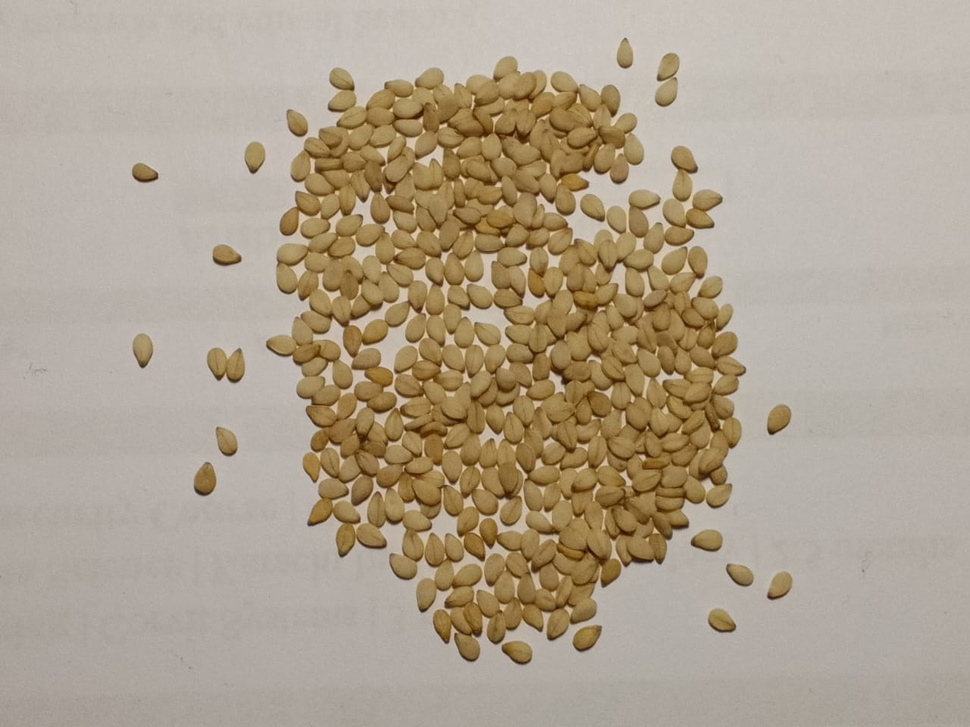
#> input picture data/Healthy/WhatsApp Image 2026-01-26 at 8.43.10 PM.jpeg, 970 x 727 px, shrunk from 1280 x 960 before the run
$ python prepare_yolo_data.py
#> lines starting #> are read from the running program, lines starting #| are printed output that depends on the picture; after the words box and inside, x2 and y2 are one past the last pixel; in counts of white or black regions, pixels touching at a corner belong together
#!/usr/bin/env python3
"""
Prepare YOLO format dataset from sesame seed images
Handles multi-seed images of same category
"""

import os
import cv2
import numpy as np
import shutil
import yaml
from pathlib import Path
import random
import sys

# Try to import tqdm with error handling
try:
    from tqdm import tqdm
except ImportError:
    print("Installing tqdm...")
    import subprocess
    subprocess.check_call([sys.executable, "-m", "pip", "install", "tqdm"])
    from tqdm import tqdm

class YOLODataPreparer:
    def __init__(self):
        self.base_dir = Path(".")
        self.data_dir = self.base_dir / "data"  # Original 60 images
        self.aug_dir = self.base_dir / "Augmented_Data"  # Your augmented data
        self.yolo_dir = self.base_dir / "yolov8"

        # YOLO class mapping
        self.classes = ['healthy', 'black', 'rain_damaged']
        self.class_to_id = {cls: idx for idx, cls in enumerate(self.classes)}

        # Map original folder names to YOLO classes
        self.folder_to_class = {
            'Healthy': 'healthy',
            'Black': 'black',
            'Rain Damage': 'rain_damaged'
        }

    def auto_detect_seeds(self, image):
        """
        Automatically detect individual seeds in an image using contour detection
        Returns list of [x_center, y_center, width, height] for each seed
        """
        # Convert to grayscale
        gray = cv2.cvtColor(image, cv2.COLOR_BGR2GRAY)

        # Apply Gaussian blur
        blurred = cv2.GaussianBlur(gray, (5, 5), 0)

        # Adaptive thresholding
        thresh = cv2.adaptiveThreshold(blurred, 255,
                                      cv2.ADAPTIVE_THRESH_GAUSSIAN_C,
                                      cv2.THRESH_BINARY_INV, 11, 2)

        # Morphological operations
        kernel = np.ones((3, 3), np.uint8)
        thresh = cv2.morphologyEx(thresh, cv2.MORPH_CLOSE, kernel)
        thresh = cv2.morphologyEx(thresh, cv2.MORPH_OPEN, kernel)

        # Find contours
        contours, _ = cv2.findContours(thresh, cv2.RETR_EXTERNAL, cv2.CHAIN_APPROX_SIMPLE)

        boxes = []
        img_height, img_width = image.shape[:2]

        for contour in contours:
            # Filter by area
            area = cv2.contourArea(contour)
            if area < 50:
                continue

            # Get bounding box
            x, y, w, h = cv2.boundingRect(contour)

            # Filter by aspect ratio
            aspect_ratio = w / h
            if aspect_ratio > 3 or aspect_ratio < 0.33:
                continue

            # Calculate center
            x_center = x + w / 2
            y_center = y + h / 2

            # Add padding
            w_padded = w * 1.2
            h_padded = h * 1.2

            # Ensure box stays within bounds
            x_center = max(w_padded/2, min(img_width - w_padded/2, x_center))
            y_center = max(h_padded/2, min(img_height - h_padded/2, y_center))

            boxes.append([x_center, y_center, w_padded, h_padded])

        # If no seeds detected, use default box
        if len(boxes) == 0:
            boxes.append([img_width/2, img_height/2, img_width*0.7, img_height*0.7])

        return boxes

    def process_image(self, image_path, class_name):
        """
        Process a single image and create YOLO annotations
        """
        # Read image
        img = cv2.imread(str(image_path))
        if img is None:
            print(f"Warning: Could not read image {image_path}")
            return None, None

        img_height, img_width = img.shape[:2]

        # Auto-detect seeds
        boxes = self.auto_detect_seeds(img)

        # Convert boxes to YOLO format (normalized)
        yolo_annotations = []
        for box in boxes:
            x_center, y_center, w, h = box

            # Normalize to 0-1
            x_norm = x_center / img_width
            y_norm = y_center / img_height
            w_norm = w / img_width
            h_norm = h / img_height

            # Clamp values
            x_norm = max(0, min(1, x_norm))
            y_norm = max(0, min(1, y_norm))
            w_norm = max(0, min(1, w_norm))
            h_norm = max(0, min(1, h_norm))

            yolo_annotations.append(f"{self.class_to_id[class_name]} {x_norm:.6f} {y_norm:.6f} {w_norm:.6f} {h_norm:.6f}")

        return img, yolo_annotations

    def create_dataset_split(self, use_augmented=True, train_split=0.8):
        """
        Create train/val split for YOLO training
        """
        # Create directories
        (self.yolo_dir / "images" / "train").mkdir(parents=True, exist_ok=True)
        (self.yolo_dir / "images" / "val").mkdir(parents=True, exist_ok=True)
        (self.yolo_dir / "labels" / "train").mkdir(parents=True, exist_ok=True)
        (self.yolo_dir / "labels" / "val").mkdir(parents=True, exist_ok=True)

        all_images = []

        # Process each class
        for folder_name, yolo_class in self.folder_to_class.items():
            print(f"\nProcessing {folder_name} -> {yolo_class}")

            # Original data
            class_dir = self.data_dir / folder_name
            image_files = list(class_dir.glob("*.jpg")) + list(class_dir.glob("*.jpeg"))

            # Add augmented data if available
            if use_augmented and (self.aug_dir / folder_name).exists():
                aug_files = list((self.aug_dir / folder_name).glob("*.jpg"))
                image_files.extend(aug_files)
                print(f"  Found {len(aug_files)} augmented images")

            print(f"  Total images: {len(image_files)}")

            # Process each image
            for img_path in tqdm(image_files, desc=f"  Processing"):
                # Generate unique filename
                unique_id = f"{yolo_class}_{img_path.stem}"

                # Process image
                img, annotations = self.process_image(img_path, yolo_class)
                if img is None:
                    continue

                # Decide train/val split
                is_train = random.random() < train_split
                split = "train" if is_train else "val"

                # Save image
                img_filename = f"{unique_id}.jpg"
                img_save_path = self.yolo_dir / "images" / split / img_filename
                cv2.imwrite(str(img_save_path), img)

                # Save annotations
                label_filename = f"{unique_id}.txt"
                label_save_path = self.yolo_dir / "labels" / split / label_filename

                with open(label_save_path, 'w') as f:
                    for ann in annotations:
                        f.write(ann + "\n")

                # Store for dataset info
                all_images.append({
                    'path': str(img_save_path),
                    'split': split,
                    'class': yolo_class,
                    'seed_count': len(annotations)
                })

        return all_images

    def create_dataset_yaml(self):
        """Create dataset.yaml configuration file for YOLO"""
        config = {
            'path': str(self.yolo_dir.absolute()),
            'train': 'images/train',
            'val': 'images/val',
            'nc': len(self.classes),
            'names': self.classes
        }

        yaml_path = self.yolo_dir / "dataset.yaml"
        with open(yaml_path, 'w') as f:
            yaml.dump(config, f, default_flow_style=False)

        print(f"\nCreated dataset config: {yaml_path}")
        return config

    def visualize_sample_annotations(self, num_samples=3):
        """Visualize annotations for debugging"""
        try:
            import matplotlib.pyplot as plt
            import matplotlib.patches as patches
        except ImportError:
            print("Matplotlib not installed. Skipping visualization.")
            return

        # Get some sample images
        train_images_dir = self.yolo_dir / "images" / "train"
        sample_images = list(train_images_dir.glob("*.jpg"))[:num_samples]

        if not sample_images:
            print("No images found for visualization")
            return

        fig, axes = plt.subplots(1, len(sample_images), figsize=(15, 5))
        if len(sample_images) == 1:
            axes = [axes]

        for idx, img_path in enumerate(sample_images):
            # Load image
            img = cv2.imread(str(img_path))
            img = cv2.cvtColor(img, cv2.COLOR_BGR2RGB)

            # Load annotations
            label_path = self.yolo_dir / "labels" / "train" / f"{img_path.stem}.txt"
            if label_path.exists():
                with open(label_path, 'r') as f:
                    annotations = f.readlines()

                # Draw image
                axes[idx].imshow(img)
                axes[idx].set_title(f"{img_path.stem}\n{len(annotations)} seeds")

                # Draw bounding boxes
                img_height, img_width = img.shape[:2]
                for ann in annotations:
                    parts = ann.strip().split()
                    if len(parts) == 5:
                        class_id, x_norm, y_norm, w_norm, h_norm = map(float, parts)

                        # Convert normalized to pixel coordinates
                        x_center = x_norm * img_width
                        y_center = y_norm * img_height
                        w = w_norm * img_width
                        h = h_norm * img_height

                        # Calculate top-left corner
                        x = x_center - w/2
                        y = y_center - h/2

                        # Create rectangle
                        rect = patches.Rectangle(
                            (x, y), w, h,
                            linewidth=2,
                            edgecolor='red',
                            facecolor='none'
                        )
                        axes[idx].add_patch(rect)

                        # Add class label
                        axes[idx].text(x, y-5, self.classes[int(class_id)],
                                     color='red', fontsize=8, backgroundcolor='white')

            axes[idx].axis('off')

        plt.tight_layout()
        plt.savefig('sample_annotations.jpg', dpi=150, bbox_inches='tight')
        plt.show()
        print("Saved visualization to: sample_annotations.jpg")

    def run(self, use_augmented=True):
        """Run the complete data preparation pipeline"""
        print("=" * 60)
        print("PREPARING YOLO DATASET FOR SESAME SEED DETECTION")
        print("=" * 60)

        # Step 1: Create dataset split
        print("\n1. Creating dataset split...")
        images_info = self.create_dataset_split(use_augmented=use_augmented)

        # Count statistics
        train_count = sum(1 for img in images_info if img['split'] == 'train')
        val_count = sum(1 for img in images_info if img['split'] == 'val')

        print(f"\nDataset Statistics:")
        print(f"  Total images: {len(images_info)}")
        print(f"  Training images: {train_count}")
        print(f"  Validation images: {val_count}")

        # Step 2: Create dataset YAML
        print("\n2. Creating dataset configuration...")
        self.create_dataset_yaml()

        # Step 3: Visualize samples
        print("\n3. Creating sample visualizations...")
        self.visualize_sample_annotations(num_samples=3)

        print("\n" + "=" * 60)
        print("DATA PREPARATION COMPLETE!")
        print("=" * 60)
        print(f"\nYour YOLO dataset is ready at: {self.yolo_dir}")
        print(f"\nNext steps:")
        print("1. Check sample annotations: sample_annotations.jpg")
        print("2. Train YOLO model: python src/train_yolo.py")
        print("3. Dataset config: yolov8/dataset.yaml")


def prepare_yolo_dataset():
    """Main function to run data preparation"""
    preparer = YOLODataPreparer()
    preparer.run(use_augmented=True)
#> in process_image, img is the input picture: shape (727, 970, 3); mean B, G, R 142.7, 161.5, 174.6
#> in auto_detect_seeds, `gray = cv2.cvtColor(image, cv2.COLOR_BGR2GRAY)`:
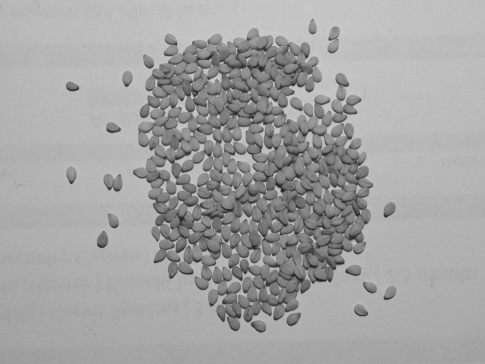
#> gray: shape (727, 970) (shown at 1/2 size); min 19, max 215, mean 163.1
#> in auto_detect_seeds, `thresh = cv2.adaptiveThreshold(blurred, 255, cv2.ADAPTIVE_THRESH_GAUSS..`:
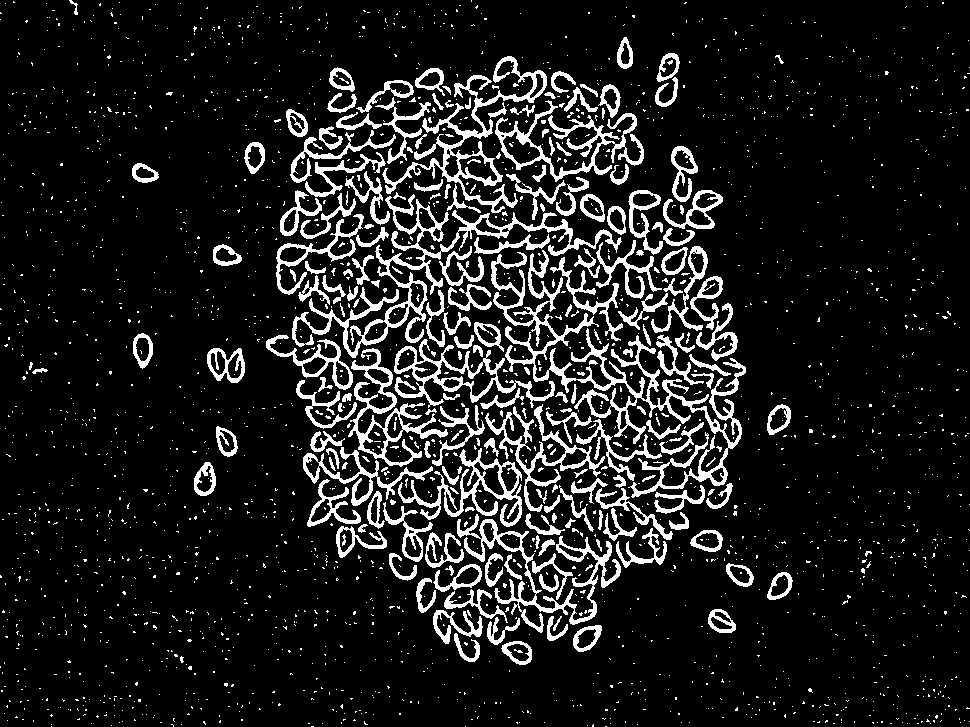
#> thresh: shape (727, 970); 11.4% white; 2440 white regions (2231 under 20 px), largest, box (x1, y1, x2, y2) and area: (491, 250, 746, 498) 7740, (292, 194, 622, 358) 5396, (382, 56, 547, 213) 3625
#> in auto_detect_seeds, `thresh = cv2.morphologyEx(thresh, cv2.MORPH_CLOSE, kernel)`:
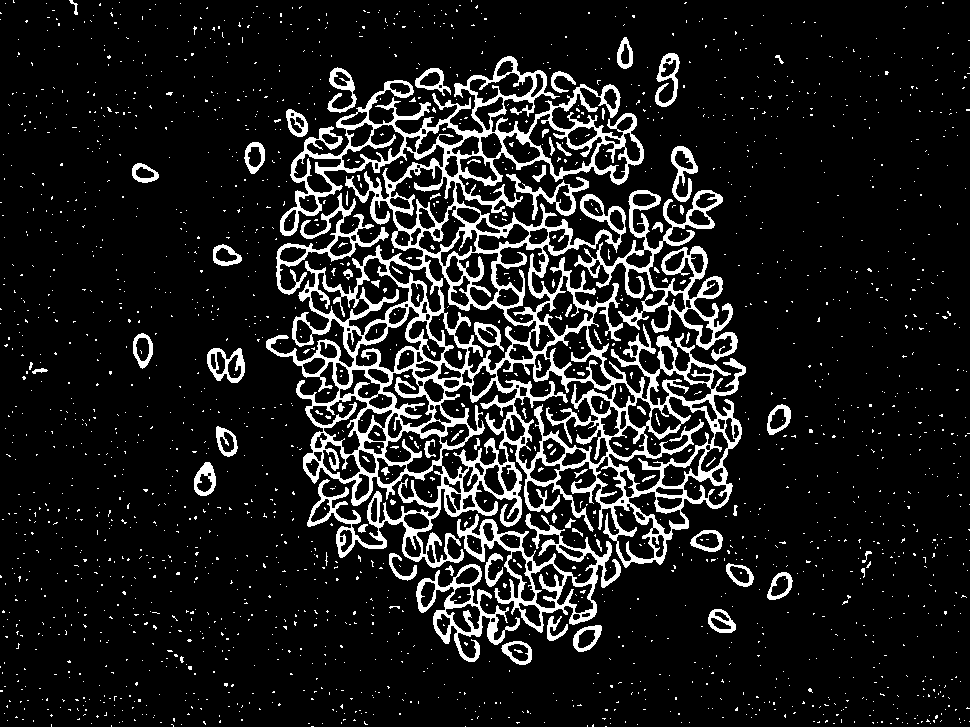
#> thresh: shape (727, 970); 12% white; 2107 white regions (2029 under 20 px), largest, box (x1, y1, x2, y2) and area: (266, 56, 746, 568) 54011, (574, 190, 738, 361) 5457, (457, 513, 621, 633) 4297
#> in auto_detect_seeds, `thresh = cv2.morphologyEx(thresh, cv2.MORPH_OPEN, kernel)`:
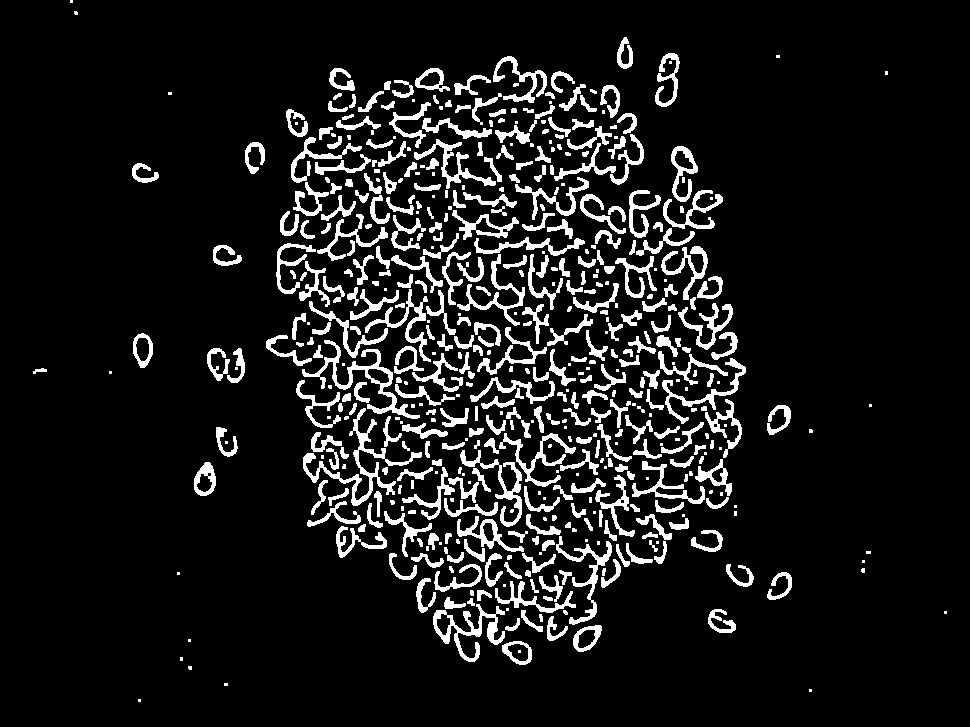
#> thresh: shape (727, 970); 10% white; 522 white regions (143 under 20 px)
#> in auto_detect_seeds, `contours, _ = cv2.findContours(thresh, cv2.RETR_EXTERNAL, cv2.CHAIN_AP..`: contours = 521 contours, 196 with area under 20; largest, box (x1, y1, x2, y2) and area: (302, 340, 420, 419) 1310, (303, 408, 422, 506) 1247, (433, 604, 505, 662) 1153, (556, 536, 612, 625) 711, (460, 450, 522, 527) 695
#> the loop in auto_detect_seeds, `for contour in contours:` made 521 passes
#> (area, x, y, w, h, aspect_ratio, x_center, y_center) on passes 6, 8, 9: (498, 502, 641, 30, 24, 1.25, 517, 653), (509, 573, 625, 29, 27, 1.07, 587.5, 638.5), (55, 505, 618, 15, 13, 1.15, 512.5, 624.5)
#> after the loop in auto_detect_seeds, `for contour in contours:`: boxes = 226 items, first 6: [517, 653, 36, 28.8], [587.5, 638.5, 34.8, 32.4], [512.5, 624.5, 18, 15.6], [557.5, 628.5, 25.2, 30], [532, 621, 26.4, 26.4], [722, 621, 33.6, 28.8]
#> the loop in process_image, `for box in boxes:` made 226 passes
#> box on passes 29 to 31: [584, 580.5, 67.2, 106.8], [433.5, 541.5, 13.2, 20.4], [518, 537, 24, 14.4]
#> the loop in create_dataset_split, `for ann in annotations:` made 226 passes
#> ann on passes 1 to 3: '0 0.532990 0.898212 0.037113 0.039615', '0 0.605670 0.878267 0.035876 0.044567', '0 0.528351 0.859010 0.018557 0.021458'
#|   Total images: 2
#|   Training images: 1
#|   Validation images: 1


if __name__ == "__main__":
    # Install missing packages
    try:
        import yaml
    except ImportError:
        print("Installing pyyaml...")
        import subprocess
        subprocess.check_call([sys.executable, "-m", "pip", "install", "pyyaml"])

    prepare_yolo_dataset()
